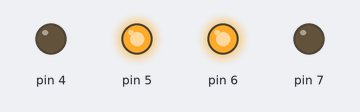
Recording of a sketch running on a simulated Arduino Uno, built with avr-gcc and run on an emulated ATmega328P. Shown: output pins drawn as LEDs (lit = HIGH).

Above: at 2.1 s.
At 3.1 s:
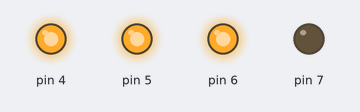
At 3.6 s:
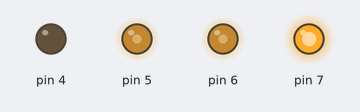
At 4.1 s:
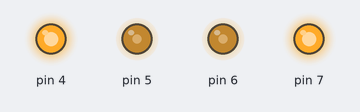
At 5.1 s:
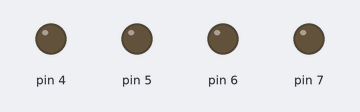
Timing chart, 0 to 6.6 s (numbered marks = the images above):
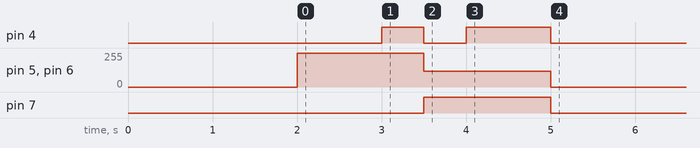

The sketch:

03.ino
```cpp
void setMotors(int L, int R) {
	digitalWrite(4, L < 0);
	digitalWrite(7, R < 0);
	analogWrite(5, constrain(abs(L), 0, 255));
	analogWrite(6, constrain(abs(R), 0, 255));
}

// Функция прямолинейного движения по таймеру
void goTime(long t, int speed = 255) {
    // 1. Устанавливаем одинаковые скорости моторов
	setMotors(speed, speed);

	// 2. Ожидаем t миллисекунд (Моторы в этой время вращаются и перемещают робота)
	delay(t);

	// 3. Останавливаем моторы - движение окончено.
	setMotors(0, 0);
}

// Аналогично - повороты

void turnLTime(long t, int speed = 255) {
	// Левый мотор имеет направление противоположное правому - это будет танковый разворот
	setMotors(-speed, speed);
	delay(t);
	setMotors(0, 0);
}

void turnRTime(long t, int speed = 255) {
	setMotors(speed, -speed);
	delay(t);
	setMotors(0, 0);
}

void setup() {
	pinMode(4, OUTPUT);
	pinMode(5, OUTPUT);
	pinMode(6, OUTPUT);
	pinMode(7, OUTPUT);

	delay(2000);

	goTime(1000);

	turnLTime(500);

	turnRTime(500, 120);

	goTime(1000, -120);
}

void loop() {}
```
